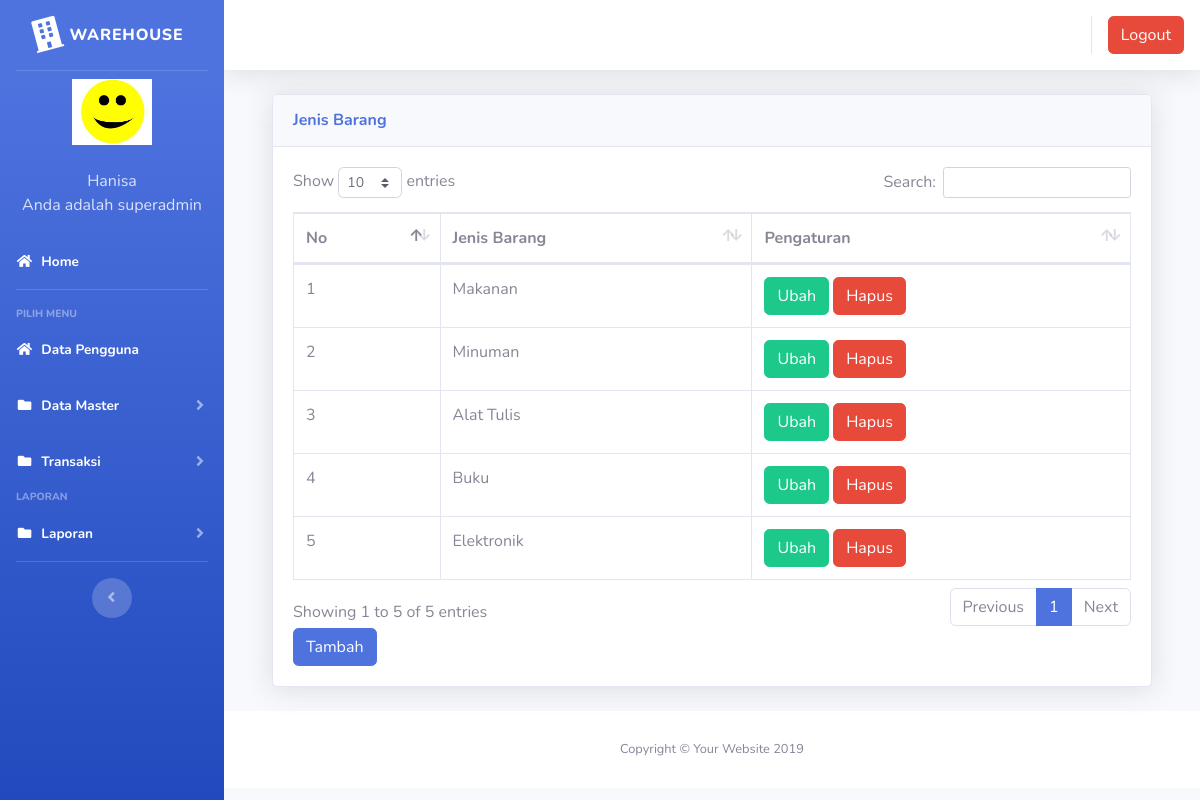
The app's page /index3.php?page=jenisbarang (signed in) with its own data.
### tables this page shows
CREATE TABLE `users` (
  `id` int(11) NOT NULL,
  `nik` varchar(10) NOT NULL,
  `nama` varchar(100) NOT NULL,
  `alamat` varchar(200) NOT NULL,
  `telepon` varchar(100) NOT NULL,
  `username` varchar(100) NOT NULL,
  `password` varchar(100) NOT NULL,
  `level` varchar(25) NOT NULL DEFAULT 'member',
  `foto` varchar(25) NOT NULL
);

CREATE TABLE `jenis_barang` (
  `id` int(11) NOT NULL,
  `jenis_barang` varchar(100) NOT NULL
);

### page/jenisbarang/jenisbarang.php (the view, shortened to what this page needs)
<div class="container-fluid">
  <div class="card shadow mb-4">
    <div class="card-header py-3">
      <h6 class="m-0 font-weight-bold text-primary">Jenis Barang</h6>
    </div>
    <div class="card-body">
      <div class="table-responsive">
        <table class="table table-bordered" id="dataTable" width="100%" cellspacing="0">
        <thead>
                                <tr>
			<th>No</th>
			<th>Jenis Barang</th>
			<th>Pengaturan</th>
                                </tr>
		</thead>
          <tbody>
            <?php
	$no = 1;
	$sql = $koneksi->query("select * from jenis_barang");
	while ($data = $sql->fetch_assoc()) {
	?>
                                <tr>
                                    <td><?php echo $no++; ?></td>
			<td><?php echo $data['jenis_barang'] ?></td>
			<td>
			<a href="?page=supplier&aksi=ubahsupplier&id=<?php echo $data['jenis_barang'] ?>" class="btn btn-success" >Ubah</a>
			<a onclick="return confirm('Apakah anda yakin akan menghapus data ini?')" href="?page=supplier&aksi=hapussupplier&id=<?php echo $data['kode_supplier'] ?>" class="btn btn-danger" >Hapus</a>
			</td>
                                </tr>
	<?php }?>
		   </tbody>
                        </table>
<a href="?page=jenisbarang&aksi=tambahjenis" class="btn btn-primary" >Tambah</a>
      </div>
    </div>
  </div>
</div>

### index3.php (shortened to what this page needs)
<?php
	$koneksi = new mysqli("localhost","root","","inventori");
	?>
<!DOCTYPE html>
<html lang="en">
<head>
  <link href="vendor/fontawesome-free/css/all.min.css" rel="stylesheet" type="text/css">
  <link href="css/sb-admin-2.min.css" rel="stylesheet">
  <link href="vendor/datatables/dataTables.bootstrap4.min.css" rel="stylesheet">
</head>
<body id="page-top">
  <div id="wrapper">
    <ul class="navbar-nav bg-gradient-primary sidebar sidebar-dark accordion" id="accordionSidebar">
      <a class="sidebar-brand d-flex align-items-center justify-content-center" href="index3.php">
        <div class="sidebar-brand-icon rotate-n-15">
          <i class="fas fa-building"></i>
        </div>
        <div class="sidebar-brand-text mx-2">WareHouse</div>
      </a>
      <hr class="sidebar-divider my-0">
 <?php
   if ($_SESSION['superadmin']) {
	   $user = $_SESSION['superadmin'];
   }
   $sql =$koneksi->query("select * from users where id='$user'");
   $data = $sql->fetch_assoc();
   ?>
    <li class="d-flex align-items-center justify-content-center">
        <a class="nav-link">
		 <img src="img/<?php echo $data['foto']?>" class="img-circle" width="80" alt="User"/></a>
	  </li>
		 <li class="nav-item ">
        <a class="nav-link">
         	<div class="d-flex align-items-center justify-content-center" class="name">  <?php echo  $data['nama'];?></div></font>
			<div class="d-flex align-items-center justify-content-center" class="email">Anda adalah <?php echo $data['level'];?></div>
		 </a>
      </li>
      <li class="nav-item active">
        <a class="nav-link" href="?page=home3">
          <i class="fas fa-fw fa-home"></i>
          <span>Home</span></a>
      </li>
      <hr class="sidebar-divider">
      <div class="sidebar-heading">
        Pilih Menu
      </div>
	    <li class="nav-item active">
        <a class="nav-link" href="?page=pengguna">
          <i class="fas fa-fw fa-home"></i>
          <span>Data Pengguna</span></a>
      </li>
	   <li class="nav-item active">
        <a class="nav-link collapsed" href="#" data-toggle="collapse" data-target="#collapseData" aria-expanded="true" aria-controls="collapseData">
          <i class="fas fa-fw fa-folder"></i>
          <span>Data Master</span>
        </a>
      </li>
	    <li class="nav-item active">
        <a class="nav-link collapsed" href="#" data-toggle="collapse" data-target="#collapsePages" aria-expanded="true" aria-controls="collapsePages">
          <i class="fas fa-fw fa-folder"></i>
          <span>Transaksi</span>
        </a>
      </li>
      <div class="sidebar-heading">
        Laporan
      </div>
	     <li class="nav-item active">
        <a class="nav-link collapsed" href="#" data-toggle="collapse" data-target="#collapseLaporan" aria-expanded="true" aria-controls="collapseLaporan">
          <i class="fas fa-fw fa-folder"></i>
          <span>Laporan</span>
        </a>
      </li>
      <hr class="sidebar-divider d-none d-md-block">
      <div class="text-center d-none d-md-inline">
        <button class="rounded-circle border-0" id="sidebarToggle"></button>
      </div>
    </ul>
    <div id="content-wrapper" class="d-flex flex-column">
      <div id="content">
        <nav class="navbar navbar-expand navbar-light bg-white topbar mb-4 static-top shadow">
          <ul class="navbar-nav ml-auto">
            <li class="nav-item dropdown no-arrow">
			 <div class="top-menu">
        <ul class="nav pull-right top-menu">
           <li><a onclick="return confirm('Apakah anda yakin akan logout?')" class="btn btn-danger" class="logout" href="logout.php">Logout</a></li>
        </ul>
      </div>
            </li>
          </ul>
        </nav>
        <div class="container-fluid">
		 <section class="content">
		      <?php
			   $page = $_GET['page'];
			   $aksi = $_GET['aksi'];
			   if ($page == "jenisbarang") {
				   if ($aksi == "") {
					   include "page/jenisbarang/jenisbarang.php";
				   }
			   }
			   ?>
    </section>
</div>
      <footer class="sticky-footer bg-white">
        <div class="container my-auto">
          <div class="copyright text-center my-auto">
            <span>Copyright &copy; Your Website 2019</span>
          </div>
        </div>
      </footer>
    </div>
  </div>
  </div>
</body>
</html>

### records on screen
users: foto (picture), nama "Hanisa", level "superadmin"
jenis_barang: jenis_barang "Makanan"
jenis_barang: jenis_barang "Minuman"
jenis_barang: jenis_barang "Alat Tulis"
jenis_barang: jenis_barang "Buku"
jenis_barang: jenis_barang "Elektronik"
